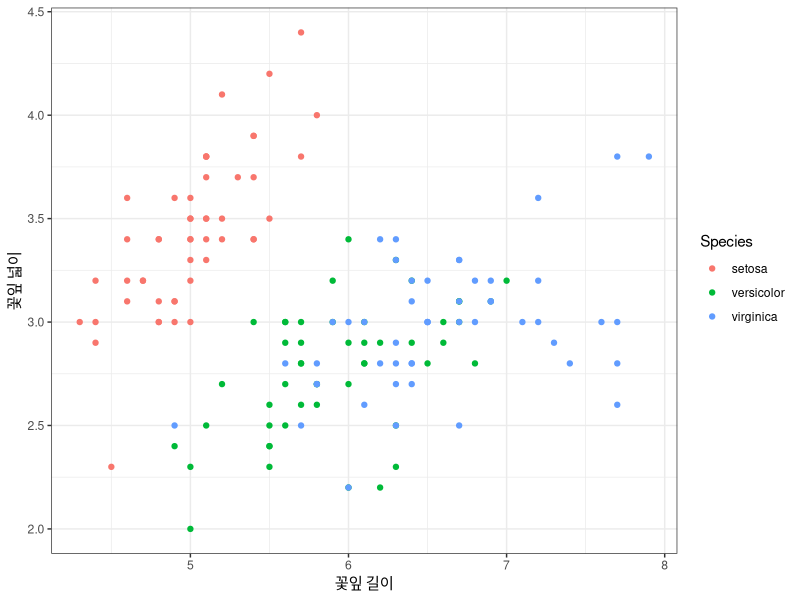

The R script that drew this image:
## ---- chunk 1
install.packages("ggplot2")
library(ggplot2)
ggplot(iris, aes(x=Sepal.Length, y=Sepal.Width, color=Species)) +
  geom_point() +
  labs(x="꽃잎 길이", y="꽃잎 넓이") + theme_bw()
